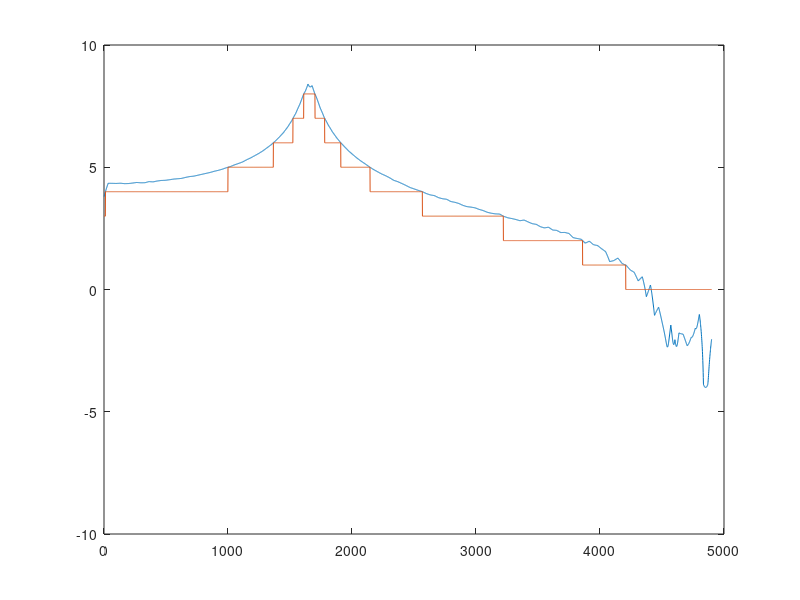

This chart was generated by the following MATLAB code:
load('IR0.mat')

irfft = fft(impulse);
irfft = irfft(1:floor(length(irfft)/2));

irfft_interp = interp1(linspace(1,150, 150), irfft, linspace(1,150, 4900));

irfft_interp = irfft_interp/(abs(irfft_interp(1000)))*32;

qam_bits = zeros(1,length(irfft_interp));
for i = 1:length(qam_bits)
    if log2(abs(irfft_interp(i))) > 0
        qam_bits(i) = floor(log2(abs(irfft_interp(i))));
    else
        qam_bits(i) = 0;
    end
end

plot(log2(abs(irfft_interp)))
hold on
plot(qam_bits)
sum(qam_bits(1:4000))

save('QAMbits', 'qam_bits')